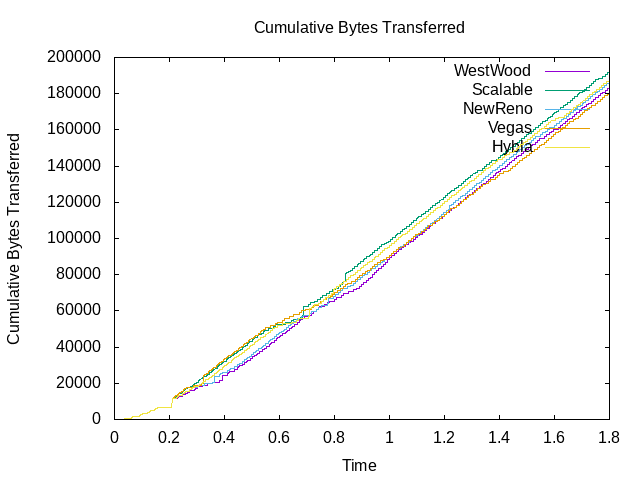

Write the gnuplot code that produced this figure.
set terminal png
set output "plot3.png"
set title "Cumulative Bytes Transferred"
set xlabel "Time"
set ylabel "Cumulative Bytes Transferred"
plot "TcpWestwood_total" using 1:2 with lines title "WestWood",\
	"TcpScalable_total" using 1:2 with lines title "Scalable",\
	"TcpNewReno_total" using 1:2 with lines title "NewReno",\
	"TcpVegas_total" using 1:2 with lines title "Vegas",\
	"TcpHybla_total" using 1:2 with lines title "Hybla"
